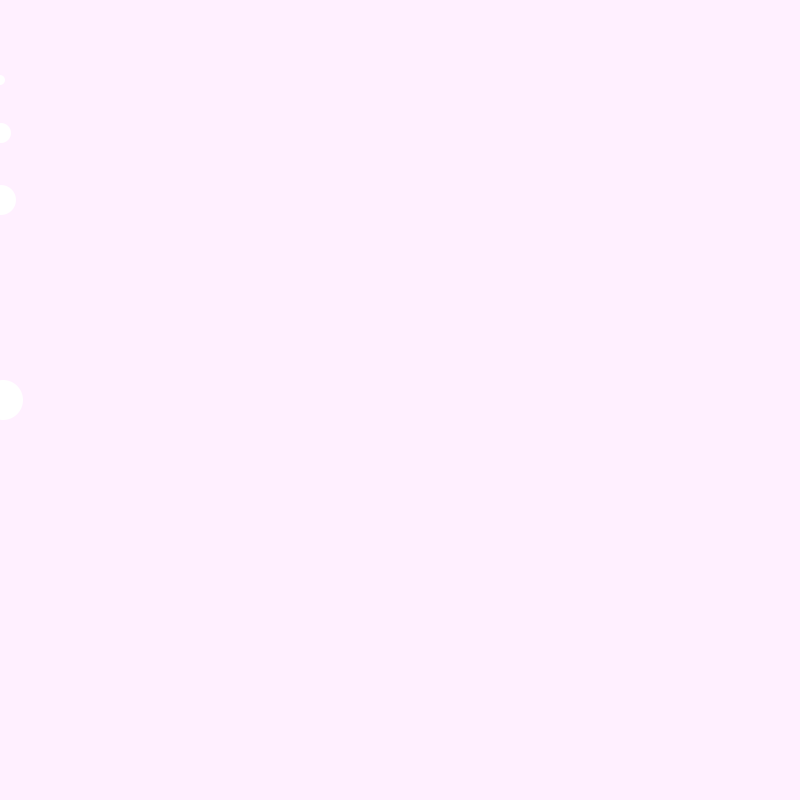
Frame 1 (no input)
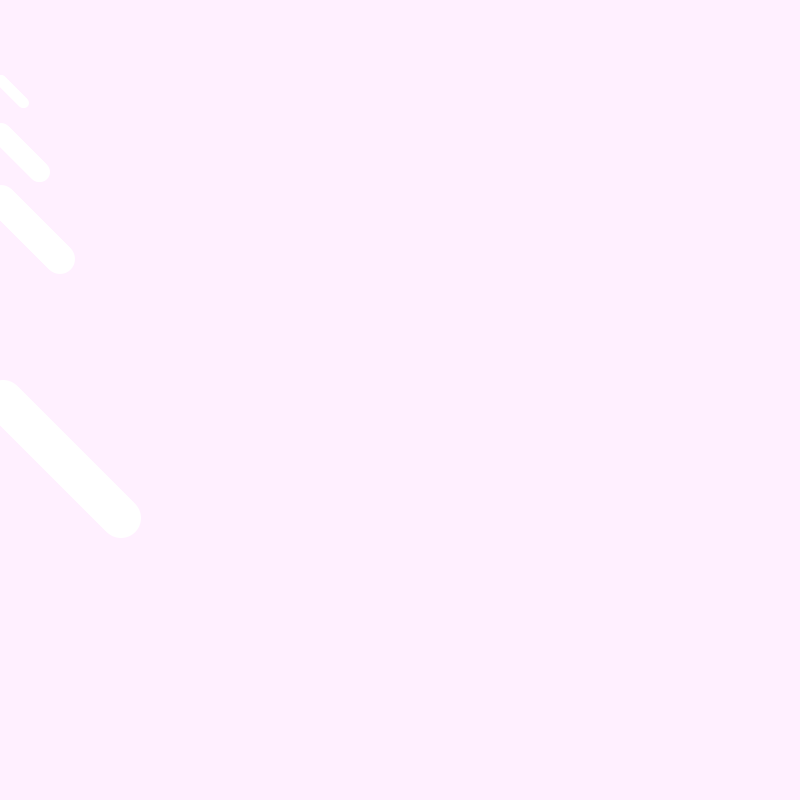
Frame 60 (the mouse pressed at the canvas centre just before this capture)
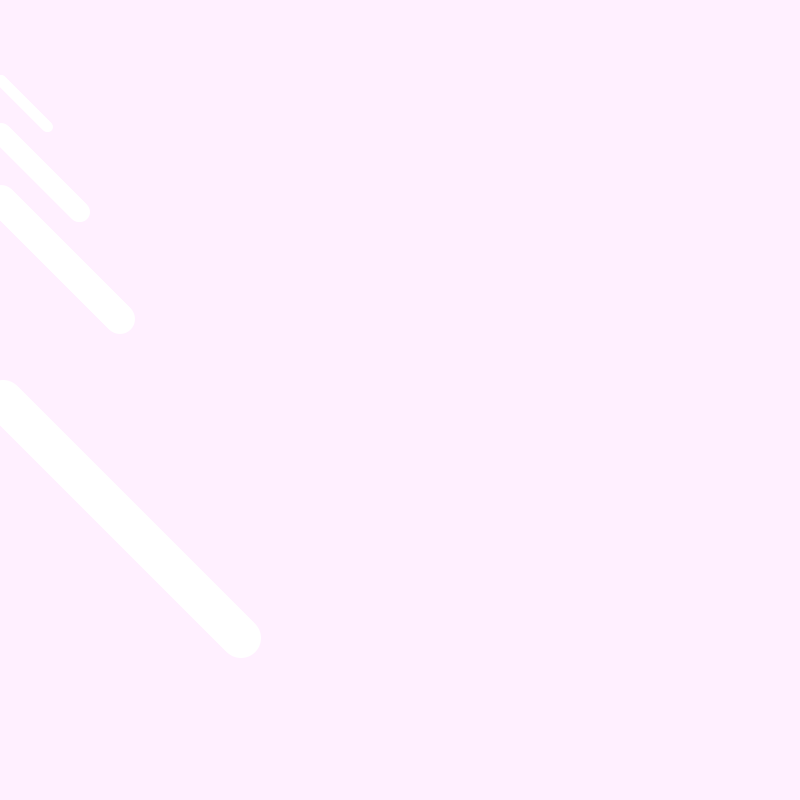
Frame 120 (the mouse held since frame 60 and released just before this capture)

The Processing sketch that drew these frames (run headless with seeded random() and noise(); from frame 60 on, the mouse is pressed at the canvas centre):

// Processing sketch: javierabs03t00
// ── javierabs03t00.pde
//Universidad del Desarrollo - Facultad de Diseño - Diseño Digital - Sexto Semestre - Expresión Digital II - 05/09/17
//s03t00
//Javiera Barraza

int q, w, se, sr; //Declarar variables
color cel; //Declarar variable de color Celeste
color lil; //Declarar variable de color Lila
color ant; //Declarar un color anterior

void setup() { //Inicio setup
  size(800, 800); //Tamaño del canvas sera 800x800
  background(#FFF0FF); //El color del fondo será rosado
  cel = color (#B7FAFF); // #B7FAFF es celeste
  lil = color (#D9A5FF); // #D9A5FF es lila
  ant = color (#D9A5FF);
  q = 3; //Variable q es 3
  w = height/2; //Variable w es la mitad de la altura
  se = 2; // Variable se es el ancho partido en dos
  sr = 2; // Variable sr es la altura partida en dos 
  frameRate(150); // Tasa de cuadros x seg a 150
  noStroke(); //Quitar el borde negro del circulo
  
} //Fin ambito setup


void draw() { //Inicio ambito dibujo
  ellipse(q, w, 40, 40); //Dibujar el circulo de 100x100
  ellipse(q/2, w/2, 30, 30);
  ellipse(q/3, w/3, 20, 20);
  ellipse(q/5, w/5, 10, 10);

  if ((q > height) || (q < 0)){ //Si q es mayor al ancho o menor a 50
    se *= -1; // El valor se 
    fill(cel); //El circulo se volvera celeste
  } // Cierra la condicionante de q
  
  if ((w > width) || (w < 0)){ // Si w es mayor a la altura o menor a 50
    sr *= -1; // Multiplica sr x -1
    fill(lil); //El circulo se volvera lila
  } // Cierra la condicionante de w
  
  q += se; // Suma a q el valor de se
  w += sr; // Suma a w el valor de sr
  
} // Fin ambito dibujo
